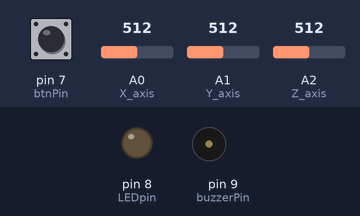
A sketch run on a simulated Arduino Nano, built with avr-gcc and run on an emulated ATmega328P. Parts: output pins drawn as LEDs (lit = HIGH), buzzer (waves = sounding). Dashed ring = blinking. The inputs (shaded band) are chosen by the test bench; at power-on: pin 7 (btnPin) LOW, A0 (X_axis) = 512, A1 (Y_axis) = 512, A2 (Z_axis) = 512. Pins used as bus, display or sensor lines are not drawn; what the sketch prints to the serial monitor is not drawn.

Above: at 0.8 s.
0.9 s: pin 7 (btnPin) pulled HIGH for 0.15 s
At 2.95 s:
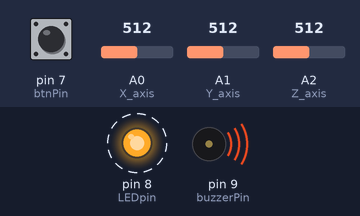
4.0 s: A0 (X_axis) set to 531
At 4.25 s:
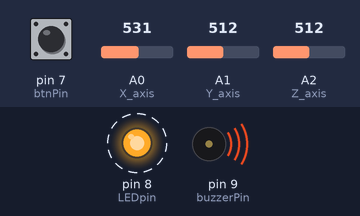
Timing chart, 0 to 13.0 s (numbered marks = the images above; inputs shaded):
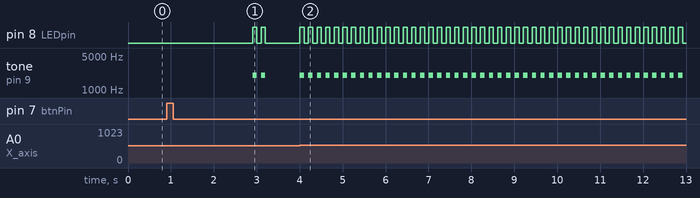

Measured:
- the behaviour switches between 514 and 515 on A0 (X_axis) (found by bisection; images 1 and 2)
- after the input at 0.9 s, pin 8 (LEDpin): alternates HIGH for 0.10 s and LOW for 0.10 s, 4 changes in all, then stays LOW, starting after 2.0 s; tone on pin 9 (buzzerPin): alternates 2000 Hz for 0.10 s and silent for 0.10 s, 4 changes in all, then stays silent, starting after 2.0 s
- after the input at 4.0 s, pin 8 (LEDpin): alternates HIGH for 0.10 s and LOW for 0.10 s, starting at once; tone on pin 9 (buzzerPin): alternates 2000 Hz for 0.10 s and silent for 0.10 s, starting at once

The sketch:

CantTouchThis_v2.ino
```cpp
/* Arduino 'Can't Touch This' Version 2
   Components:
                - Arduino Nano
                - D1 Mini (ESP8266) module
                - ADXL335
                - Passive Buzzer
                - Push button tactile switch
                - Red LED
                - 220Ohm resistor
                - 330Ohm resistor
                - 10kOhm resistor
                - Breadboard
                - Some jumper wires

   Libraries:
                - https://arduino.esp8266.com/stable/package_esp8266com_index.json

   Created on 23 August 2022 by c010blind3ngineer
*/
#define trigPin 6    // this will be the pin that triggers the D1 Mini pin D1
#define buzzerPin 9
#define LEDpin 8
#define btnPin 7

int X_axis = A0;
int Y_axis = A1;
int Z_axis = A2;
const int deg_acc = 3;
boolean trigAlarm = false;
int x, y, z;
int t = 0;

int STILL[4];

void setup() {
  pinMode(buzzerPin, OUTPUT);
  pinMode(LEDpin, OUTPUT);
  pinMode(btnPin, INPUT);
  pinMode(trigPin, OUTPUT);
  Serial.begin(9600);
  while (digitalRead(btnPin) != HIGH) {}
}

void loop() {
  if (digitalRead(btnPin) == HIGH) {
    Serial.print("Calibrating");
    delay(500);
    int i = 0;    // reset 'i' counter
    while (i < 3) {   // read XYZ readings 3 times, it also gives the User time to stabilise the device properly
      Serial.print(".");
      STILL[0] = analogRead(X_axis);
      STILL[1] = analogRead(Y_axis);
      STILL[2] = analogRead(Z_axis);
      delay(500);
      i++;
    }
    digitalWrite(LEDpin, HIGH);
    tone(buzzerPin, 2000);
    delay(100);
    digitalWrite(LEDpin, LOW);
    noTone(buzzerPin);
    delay(100);
    digitalWrite(LEDpin, HIGH);
    tone(buzzerPin, 2000);
    delay(100);
    digitalWrite(LEDpin, LOW);
    noTone(buzzerPin);
    trigAlarm = false;
    t = 0;
    digitalWrite(trigPin, LOW);
  }
  // Read XYZ axis values
  x = analogRead(X_axis);
  y = analogRead(Y_axis);
  z = analogRead(Z_axis);

  // Check to see if the device is in the same position when the User set it initially
  if ((x > (STILL[0] - deg_acc)) && (x < (STILL[0] + deg_acc)) && (y > (STILL[1] - deg_acc)) && (y < (STILL[1] + deg_acc)) && (z > (STILL[2] - deg_acc)) && (z < (STILL[2] + deg_acc)) ) {
    // You can uncomment the lines below to see the XYZ values in the Serial Monitor
    //    Serial.print(x);
    //    Serial.print("\t");
    //    Serial.print(y);
    //    Serial.print("\t");
    //    Serial.print(z);
    //    Serial.println();
  }
  else {
    trigAlarm = true;
    while(t < 1){ // will only trigger pin 6 on the Arduino Nano once
      digitalWrite(trigPin, HIGH);  // trigger pin D1 on the D1 Mini (ESP8266) module
      t = 1;
    }
  }
  // Alarm goes off when someone moves the device out of position
  if (trigAlarm == true) {
    digitalWrite(LEDpin, HIGH);
    tone(buzzerPin, 2000);
    delay(100);
    digitalWrite(LEDpin, LOW);
    noTone(buzzerPin);
  }
  delay(100);
}
```
